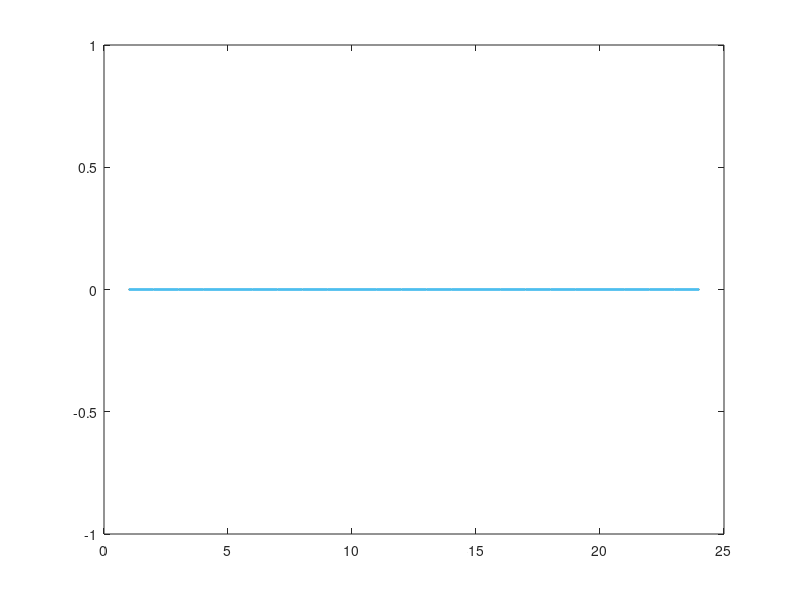

The MATLAB source for this figure: (Note: this script raises an error after producing the figure.)
%Description:
%Diurnal variations of rain rate
% History:
% 2021.09.28 by zhangtc
clear
R1 = zeros(1,24);
R2 = zeros(1,24);
R3 = zeros(1,24);
R4 = zeros(1,24);
R5 = zeros(1,24);
R6 = zeros(1,24);

file_root = 'D:\DATA\OTTParsivel\nonQC2019-\';
file_day = dir([file_root,'*.h5']);

temp_time2019 = datenum(2019,5,31);
temp_time2020 = datenum(2020,5,31);

for fnum = 1 : length(file_day)
    fname = [file_root,file_day(fnum).name];
    rainr = h5read(fname,'/RR');
    temp_t = datenum(fix(str2double(file_day(fnum).name(1:4))),...
        fix(str2double(file_day(fnum).name(5:6))),...
        fix(str2double(file_day(fnum).name(7:8))));
    temp_day = temp_t - temp_time2019;
    tempc = zeros(1440,1);
    temps = zeros(1440,1);
    if   temp_day >0 && temp_day < 732

            R1 = R1 + sum(reshape(rainr >= 0.1 & rainr < 0.5,60,24));
            R2 = R2 + sum(reshape(rainr >= 0.5 & rainr < 2.5,60,24));
            R3 = R3 + sum(reshape(rainr >= 2.5 & rainr < 10,60,24));
            R4 = R4 + sum(reshape(rainr >= 10 & rainr < 50,60,24));
            R5 = R5 + sum(reshape(rainr >= 50 & rainr < 100,60,24));
            R6 = R6 + sum(reshape(rainr >= 100,60,24));

    end
end

figure;
ax = gca;
x = 1:24;
p = plot(x,R1,x,R2,x,R3,x,R4,x,R5,x,R6,'LineWidth',2);
ax.FontSize = 10;
ax.TickLength = [0.01 0.01];
ax.LineWidth = 1.2;
ax.XLim = [1 24];
ax.XTick = 0:3:24;
ax.XTickLabel = {'0:00','3:00','6:00','9:00','12:00','15:00','18:00','21:00','24:00'};
ax.YLim = [0 1800];
ax.YTick = 0:300:1800;
ax.YLabel.String = 'Frequency';
legend('R1','R2','R3','R4','R5','R6','Location','northwest','NumColumns',2);
title('Diurnal variations of rainrate frequency');
set(gcf,'Position',[1,1,600,300]);
% saveas(gcf,['D:\DATA\OTTParsivel\Pictures\new\','Rainrate_non.png']);
% saveas(gcf,['E:\DATA\OTTParsivel\Pictures\new\','Rainrate_non.png']);
